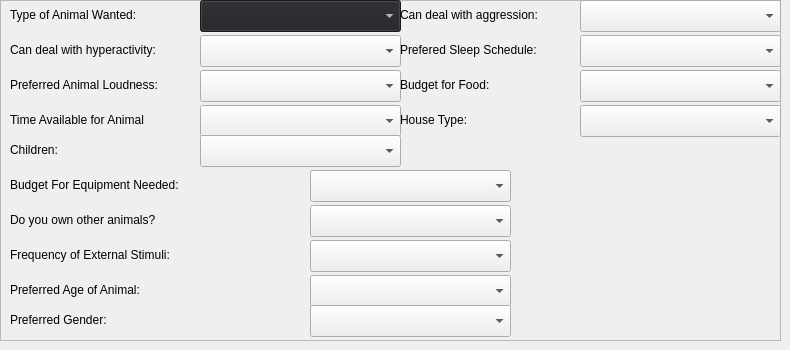
       <widget class="QWidget" name="page_8">
        <widget class="QFrame" name="editClientFrame_2">
         <property name="geometry">
          <rect>
           <x>0</x>
           <y>0</y>
           <width>781</width>
           <height>341</height>
          </rect>
         </property>
         <property name="styleSheet">
          <string notr="true"/>
         </property>
         <property name="frameShape">
          <enum>QFrame::StyledPanel</enum>
         </property>
         <property name="frameShadow">
          <enum>QFrame::Raised</enum>
         </property>
         <widget class="QComboBox" name="ClientAnimalWanted_2">
          <property name="geometry">
           <rect>
            <x>200</x>
            <y>0</y>
            <width>201</width>
            <height>32</height>
           </rect>
          </property>
          <property name="styleSheet">
           <string notr="true">color: rgb(255,255,255);
background-color: rgb(32,34,37);</string>
          </property>
          <item>
           <property name="text">
            <string/>
           </property>
          </item>
          <item>
           <property name="text">
            <string>Dog</string>
           </property>
          </item>
          <item>
           <property name="text">
            <string>Cat</string>
           </property>
          </item>
          <item>
           <property name="text">
            <string>Rabbit</string>
           </property>
          </item>
          <item>
           <property name="text">
            <string>Bird</string>
           </property>
          </item>
          <item>
           <property name="text">
            <string>Hamster</string>
           </property>
          </item>
          <item>
           <property name="text">
            <string>Guinea Pig</string>
           </property>
          </item>
          <item>
           <property name="text">
            <string>Chinchilla</string>
           </property>
          </item>
         </widget>
         <widget class="QLabel" name="sleep_7">
          <property name="geometry">
           <rect>
            <x>10</x>
            <y>75</y>
            <width>191</width>
            <height>20</height>
           </rect>
          </property>
          <property name="text">
           <string>Preferred Animal Loudness:</string>
          </property>
         </widget>
         <widget class="QLabel" name="hyperactivity_7">
          <property name="geometry">
           <rect>
            <x>10</x>
            <y>40</y>
            <width>191</width>
            <height>20</height>
           </rect>
          </property>
          <property name="text">
           <string>Can deal with hyperactivity:</string>
          </property>
         </widget>
         <widget class="QLabel" name="noise_9">
          <property name="geometry">
           <rect>
            <x>10</x>
            <y>110</y>
            <width>191</width>
            <height>20</height>
           </rect>
          </property>
          <property name="text">
           <string>Time Available for Animal</string>
          </property>
         </widget>
         <widget class="QLabel" name="aggressiveness_7">
          <property name="geometry">
           <rect>
            <x>10</x>
            <y>5</y>
            <width>191</width>
            <height>20</height>
           </rect>
          </property>
          <property name="text">
           <string>Type of Animal Wanted:</string>
          </property>
         </widget>
         <widget class="QComboBox" name="ClientHyperactivity_2">
          <property name="geometry">
           <rect>
            <x>200</x>
            <y>35</y>
            <width>201</width>
            <height>32</height>
           </rect>
          </property>
          <item>
           <property name="text">
            <string/>
           </property>
          </item>
          <item>
           <property name="text">
            <string>Not Well</string>
           </property>
          </item>
          <item>
           <property name="text">
            <string>Adequately</string>
           </property>
          </item>
          <item>
           <property name="text">
            <string>Well</string>
           </property>
          </item>
         </widget>
         <widget class="QComboBox" name="ClientAnimalLoudness_2">
          <property name="geometry">
           <rect>
            <x>200</x>
            <y>70</y>
            <width>201</width>
            <height>32</height>
           </rect>
          </property>
          <item>
           <property name="text">
            <string/>
           </property>
          </item>
          <item>
           <property name="text">
            <string>Mute</string>
           </property>
          </item>
          <item>
           <property name="text">
            <string>Quiet and Rarely Makes Noise</string>
           </property>
          </item>
          <item>
           <property name="text">
            <string>Loud but Rarely Makes Noise</string>
           </property>
          </item>
          <item>
           <property name="text">
            <string>Quiet and Often Makes Noise</string>
           </property>
          </item>
          <item>
           <property name="text">
            <string>Loud and Often Makes Noise</string>
           </property>
          </item>
         </widget>
         <widget class="QComboBox" name="ClientTimeAvail_2">
          <property name="geometry">
           <rect>
            <x>200</x>
            <y>105</y>
            <width>201</width>
            <height>32</height>
           </rect>
          </property>
          <property name="insertPolicy">
           <enum>QComboBox::InsertAtBottom</enum>
          </property>
          <item>
           <property name="text">
            <string/>
           </property>
          </item>
          <item>
           <property name="text">
            <string>Minimal</string>
           </property>
          </item>
          <item>
           <property name="text">
            <string>Average</string>
           </property>
          </item>
          <item>
           <property name="text">
            <string>Above Average</string>
           </property>
          </item>
          <item>
           <property name="text">
            <string>Plenty</string>
           </property>
          </item>
         </widget>
         <widget class="QComboBox" name="ClientExternalStimuli_2">
          <property name="geometry">
           <rect>
            <x>310</x>
            <y>240</y>
            <width>201</width>
            <height>32</height>
           </rect>
          </property>
          <property name="insertPolicy">
           <enum>QComboBox::InsertAtBottom</enum>
          </property>
          <item>
           <property name="text">
            <string/>
           </property>
          </item>
          <item>
           <property name="text">
            <string>Rarely</string>
           </property>
          </item>
          <item>
           <property name="text">
            <string>Occasionally</string>
           </property>
          </item>
          <item>
           <property name="text">
            <string>Frequently</string>
           </property>
          </item>
          <item>
           <property name="text">
            <string>Often</string>
           </property>
          </item>
         </widget>
         <widget class="QLabel" name="hyperactivity_8">
          <property name="geometry">
           <rect>
            <x>10</x>
            <y>175</y>
            <width>301</width>
            <height>20</height>
           </rect>
          </property>
          <property name="text">
           <string>Budget For Equipment Needed:</string>
          </property>
         </widget>
         <widget class="QLabel" name="aggressiveness_8">
          <property name="geometry">
           <rect>
            <x>10</x>
            <y>140</y>
            <width>191</width>
            <height>20</height>
           </rect>
          </property>
          <property name="text">
           <string>Children:</string>
          </property>
         </widget>
         <widget class="QComboBox" name="ClientChildren_2">
          <property name="geometry">
           <rect>
            <x>200</x>
            <y>135</y>
            <width>201</width>
            <height>32</height>
           </rect>
          </property>
          <item>
           <property name="text">
            <string/>
           </property>
          </item>
          <item>
           <property name="text">
            <string>Yes</string>
           </property>
          </item>
          <item>
           <property name="text">
            <string>No</string>
           </property>
          </item>
         </widget>
         <widget class="QComboBox" name="ClientOtherAnimal_2">
          <property name="geometry">
           <rect>
            <x>310</x>
            <y>205</y>
            <width>201</width>
            <height>32</height>
           </rect>
          </property>
          <item>
           <property name="text">
            <string/>
           </property>
          </item>
          <item>
           <property name="text">
            <string>Dog</string>
           </property>
          </item>
          <item>
           <property name="text">
            <string>Cat</string>
           </property>
          </item>
          <item>
           <property name="text">
            <string>Rabbit</string>
           </property>
          </item>
          <item>
           <property name="text">
            <string>Bird</string>
           </property>
          </item>
          <item>
           <property name="text">
            <string>Hamster</string>
           </property>
          </item>
          <item>
           <property name="text">
            <string>Guinea Pig</string>
           </property>
          </item>
          <item>
           <property name="text">
            <string>Chinchilla</string>
           </property>
          </item>
         </widget>
         <widget class="QLabel" name="noise_10">
          <property name="geometry">
           <rect>
            <x>10</x>
            <y>245</y>
            <width>301</width>
            <height>20</height>
           </rect>
          </property>
          <property name="text">
           <string>Frequency of External Stimuli:</string>
          </property>
         </widget>
         <widget class="QLabel" name="sleep_8">
          <property name="geometry">
           <rect>
            <x>10</x>
            <y>210</y>
            <width>301</width>
            <height>20</height>
           </rect>
          </property>
          <property name="text">
           <string>Do you own other animals?</string>
          </property>
         </widget>
         <widget class="QComboBox" name="ClientEquipmentNeededBudget_2">
          <property name="geometry">
           <rect>
            <x>310</x>
            <y>170</y>
            <width>201</width>
            <height>32</height>
           </rect>
          </property>
          <item>
           <property name="text">
            <string/>
           </property>
          </item>
          <item>
           <property name="text">
            <string>Minimal</string>
           </property>
          </item>
          <item>
           <property name="text">
            <string>Some</string>
           </property>
          </item>
          <item>
           <property name="text">
            <string>Above Average</string>
           </property>
          </item>
          <item>
           <property name="text">
            <string>Plenty</string>
           </property>
          </item>
          <item>
           <property name="text">
            <string>Equipment Already Owned</string>
           </property>
          </item>
         </widget>
         <widget class="QComboBox" name="ClientPreferredSleep_2">
          <property name="geometry">
           <rect>
            <x>580</x>
            <y>35</y>
            <width>201</width>
            <height>32</height>
           </rect>
          </property>
          <item>
           <property name="text">
            <string/>
           </property>
          </item>
          <item>
           <property name="text">
            <string>Nocturnal</string>
           </property>
          </item>
          <item>
           <property name="text">
            <string>Flexible</string>
           </property>
          </item>
          <item>
           <property name="text">
            <string>Sporatic</string>
           </property>
          </item>
          <item>
           <property name="text">
            <string>Normal</string>
           </property>
          </item>
         </widget>
         <widget class="QLabel" name="noise_11">
          <property name="geometry">
           <rect>
            <x>400</x>
            <y>110</y>
            <width>181</width>
            <height>20</height>
           </rect>
          </property>
          <property name="text">
           <string>House Type:</string>
          </property>
         </widget>
         <widget class="QComboBox" name="ClientDealwithAgression_2">
          <property name="geometry">
           <rect>
            <x>580</x>
            <y>0</y>
            <width>201</width>
            <height>32</height>
           </rect>
          </property>
          <item>
           <property name="text">
            <string/>
           </property>
          </item>
          <item>
           <property name="text">
            <string>Not Well</string>
           </property>
          </item>
          <item>
           <property name="text">
            <string>Adequately</string>
           </property>
          </item>
          <item>
           <property name="text">
            <string>Well</string>
           </property>
          </item>
         </widget>
         <widget class="QLabel" name="aggressiveness_9">
          <property name="geometry">
           <rect>
            <x>400</x>
            <y>5</y>
            <width>181</width>
            <height>20</height>
           </rect>
          </property>
          <property name="text">
           <string>Can deal with aggression:</string>
          </property>
         </widget>
         <widget class="QComboBox" name="ClientHouseType_2">
          <property name="geometry">
           <rect>
            <x>580</x>
            <y>105</y>
            <width>201</width>
            <height>32</height>
           </rect>
          </property>
          <property name="insertPolicy">
           <enum>QComboBox::InsertAtBottom</enum>
          </property>
          <item>
           <property name="text">
            <string/>
           </property>
          </item>
          <item>
           <property name="text">
            <string>Small Apartment</string>
           </property>
          </item>
          <item>
           <property name="text">
            <string>Large Apartment</string>
           </property>
          </item>
          <item>
           <property name="text">
            <string>House with No Yard</string>
           </property>
          </item>
          <item>
           <property name="text">
            <string>House with Yard</string>
           </property>
          </item>
          <item>
           <property name="text">
            <string>House On Substantial Amount of Land</string>
           </property>
          </item>
         </widget>
         <widget class="QLabel" name="sleep_9">
          <property name="geometry">
           <rect>
            <x>400</x>
            <y>75</y>
            <width>181</width>
            <height>20</height>
           </rect>
          </property>
          <property name="text">
           <string>Budget for Food:</string>
          </property>
         </widget>
         <widget class="QLabel" name="hyperactivity_9">
          <property name="geometry">
           <rect>
            <x>400</x>
            <y>40</y>
            <width>181</width>
            <height>20</height>
           </rect>
          </property>
          <property name="text">
           <string>Prefered Sleep Schedule:</string>
          </property>
         </widget>
         <widget class="QComboBox" name="ClientFoodBudget_2">
          <property name="geometry">
           <rect>
            <x>580</x>
            <y>70</y>
            <width>201</width>
            <height>32</height>
           </rect>
          </property>
          <item>
           <property name="text">
            <string/>
           </property>
          </item>
          <item>
           <property name="text">
            <string>Minimal</string>
           </property>
          </item>
          <item>
           <property name="text">
            <string>Moderate</string>
           </property>
          </item>
          <item>
           <property name="text">
            <string>Above Average</string>
           </property>
          </item>
         </widget>
         <widget class="QLabel" name="noise_12">
          <property name="geometry">
           <rect>
            <x>10</x>
            <y>280</y>
            <width>301</width>
            <height>20</height>
           </rect>
          </property>
          <property name="text">
           <string>Preferred Age of Animal:</string>
          </property>
         </widget>
         <widget class="QLabel" name="noise_13">
          <property name="geometry">
           <rect>
            <x>10</x>
            <y>310</y>
            <width>301</width>
            <height>20</height>
           </rect>
          </property>
          <property name="text">
           <string>Preferred Gender:</string>
          </property>
         </widget>
         <widget class="QComboBox" name="ClientAge_2">
          <property name="geometry">
           <rect>
            <x>310</x>
            <y>275</y>
            <width>201</width>
            <height>32</height>
           </rect>
          </property>
          <property name="insertPolicy">
           <enum>QComboBox::InsertAtBottom</enum>
          </property>
          <item>
           <property name="text">
            <string/>
           </property>
          </item>
          <item>
           <property name="text">
            <string>Young</string>
           </property>
          </item>
          <item>
           <property name="text">
            <string>Middle Aged</string>
           </property>
          </item>
          <item>
           <property name="text">
            <string>Old</string>
           </property>
          </item>
         </widget>
         <widget class="QComboBox" name="ClientPreferredGender_2">
          <property name="geometry">
           <rect>
            <x>310</x>
            <y>305</y>
            <width>201</width>
            <height>32</height>
           </rect>
          </property>
          <property name="insertPolicy">
           <enum>QComboBox::InsertAtBottom</enum>
          </property>
          <item>
           <property name="text">
            <string/>
           </property>
          </item>
          <item>
           <property name="text">
            <string>Male</string>
           </property>
          </item>
          <item>
           <property name="text">
            <string>Female</string>
           </property>
          </item>
         </widget>
        </widget>
       </widget>
